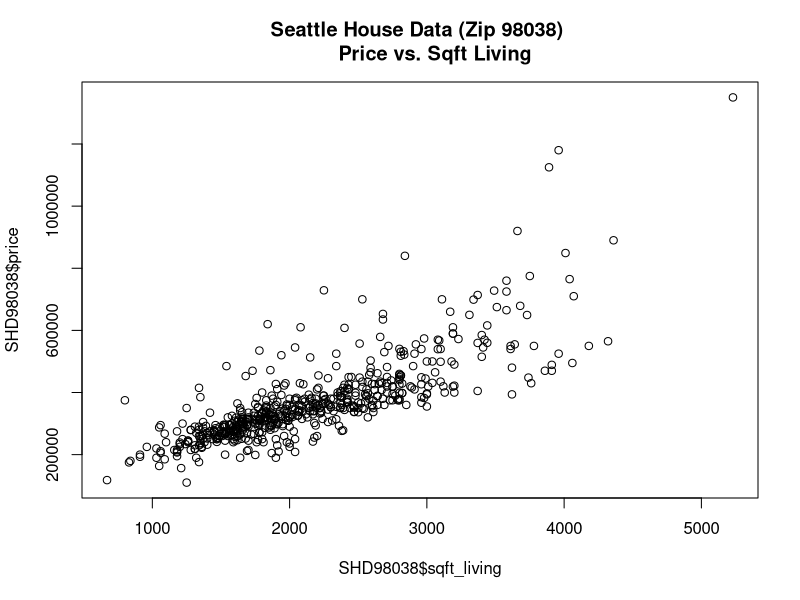

Reproduce this figure in R.
#Read Data In
SHD98038 <- read.csv("Seattle House Data - Zip98038.csv")

#Create Scatter plot of price vs. sqft_living
plot(SHD98038$sqft_living, SHD98038$price, main = "Seattle House Data (Zip 98038) 
     Price vs. Sqft Living")

#Remove houses with prices >$1M
SHD98038 <- subset(SHD98038, price < 1000000)

#Correlation between price and sqft_living
cor(SHD98038$price, SHD98038$sqft_living)

#Set Seed to 1000 and create training set
n <- nrow(SHD98038)
set.seed(1000)
trainIndex <- sample(1:n, size=round(0.6*n), replace=FALSE)
train <- SHD98038[trainIndex, ]

#Create test set
test <- SHD98038[-trainIndex, ]

#Verify data
nrow(test) + nrow(train) == nrow(SHD98038)

#Head to show staring rows of train and test
head(train)
head(test)

#Regression model of price vs. sqft_living using training data
trainReg <- lm(price ~ sqft_living, data=train)

#Summary of regression model
summary(trainReg)

#Apply model to test data
predict.test <- predict(trainReg, test)

#Summary Values
#Errors
error <- test$price - predict.test
#SSE
sse <- sum(error^2)
sse
#RMSE
rmse <- sqrt(sse/nrow(test))
rmse
#MAD
mad <- mean(abs(error))
mad
#MAPE
mape <- mean(abs(error)/test$price)
mape